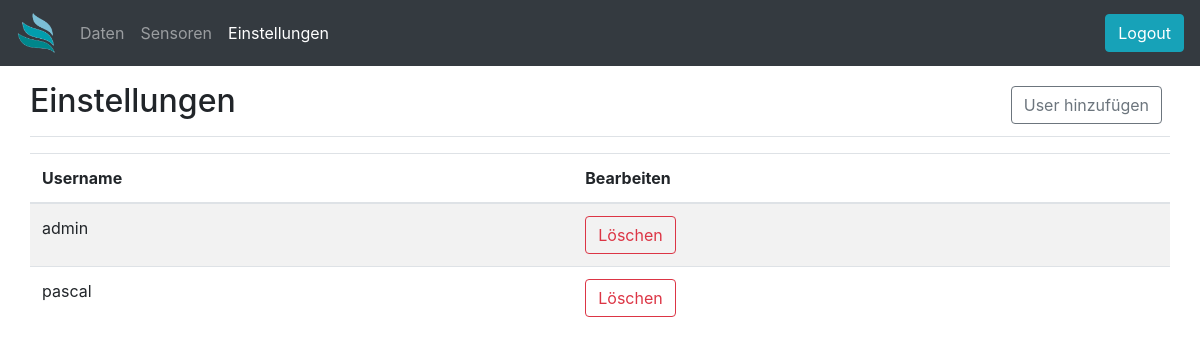
The page /admin (signed in) on the database as committed earlier.
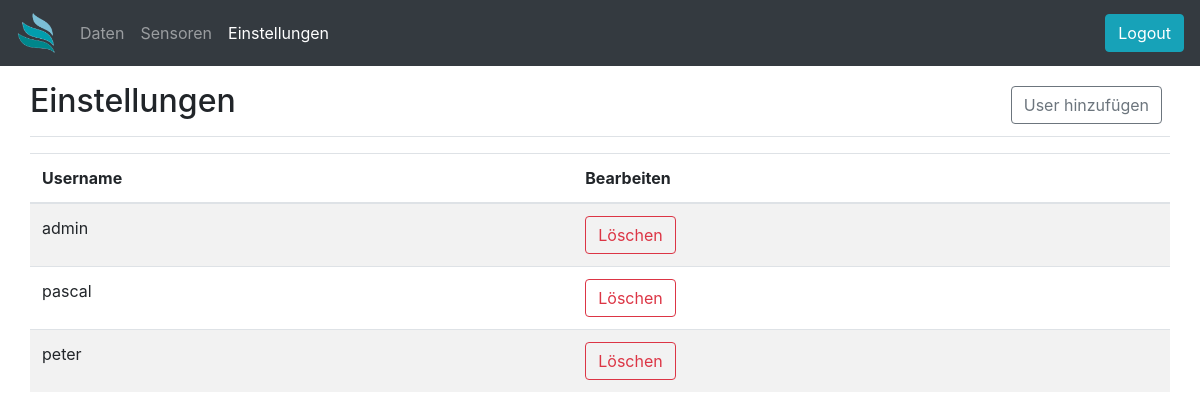
The same page on the database as committed later.
### app.py (models this page shows)
class dbUsers(UserMixin, db.Model):
    id = db.Column(db.Integer, primary_key=True)
    username = db.Column(db.String(20), nullable=False, unique=True)
    password = db.Column(db.Text, nullable=False)

### app.py (the view)
@app.route('/admin', methods=['GET'])
@login_required
def admin():
    return render_template('admin.html', user=dbUsers.query.all())

### app.py (called while the page is built)
@login_manager.user_loader
def load_user(user_id):
    return dbUsers.query.get(int(user_id))

### templates/admin.html (shortened to what this page needs)
{% extends 'base.html' %}
{% block body %}
{% set error = request.args.get('error') %}
<div class="container-fluid">
    <main role="main" class="col-md">
        <div
            class="d-flex justify-content-between flex-wrap flex-md-nowrap align-items-center pt-3 pb-2 mb-3 border-bottom">
            <h1 class="h2">Einstellungen</h1>
            <div class="btn-toolbar mb-2 mb-md-0">
                <div class="btn-group mr-2">
                    <button type="button" class="btn btn btn-outline-secondary" data-toggle="modal"
                        data-target="#addUser">
                        User hinzufügen
                    </button>
                </div>
            </div>
        </div>
        <div class="table-responsive">
            <table class="table table-striped table">
                <thead>
                    <tr>
                        <th>Username</th>
                        <th>Bearbeiten</th>
                    </tr>
                </thead>
                <tbody>
                    {% for x in user %}
                    <tr>
                        <td>{{ x.username }}</td>
                        <td>
                            <button type="button" class="btn btn-outline-danger" data-toggle="modal"
                                data-target="#deleteUser" data-username="{{ x.username }}">
                                Löschen
                            </button>
                        </td>
                    </tr>
                    {% endfor %}
                </tbody>
            </table>
        </div>
    </main>
</div>
{% endblock %}

Rows that differ between the two databases and show on the page:
added dbUsers: username "peter"
